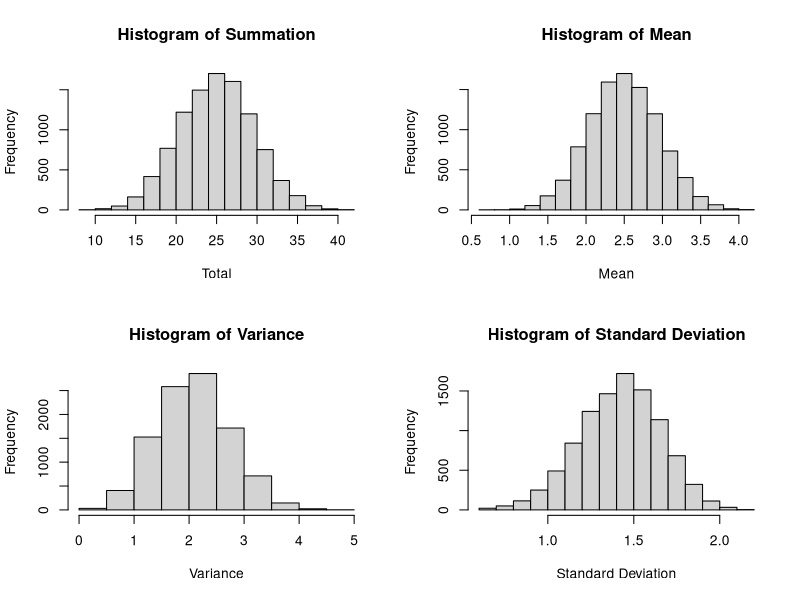
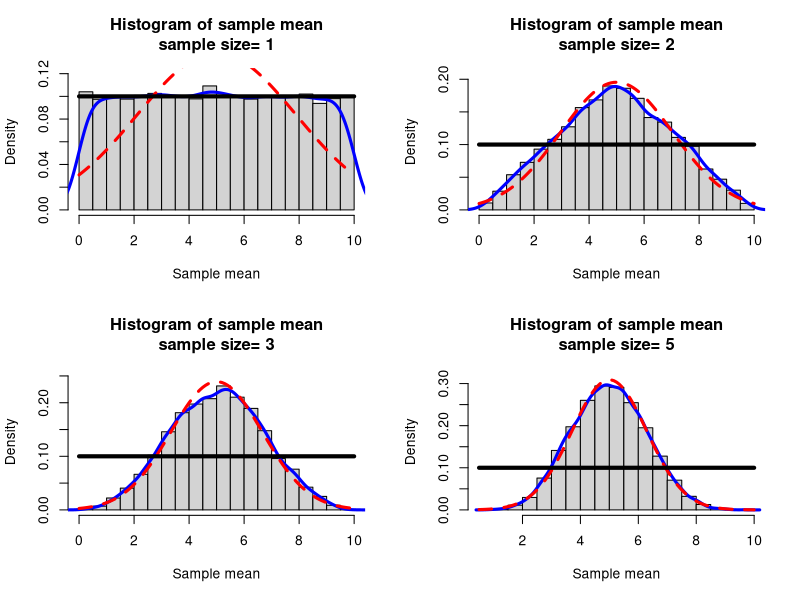
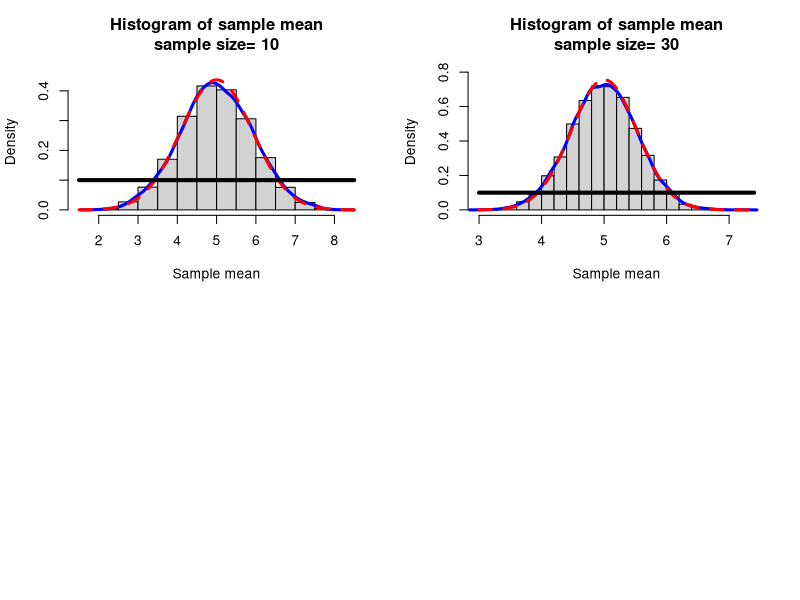
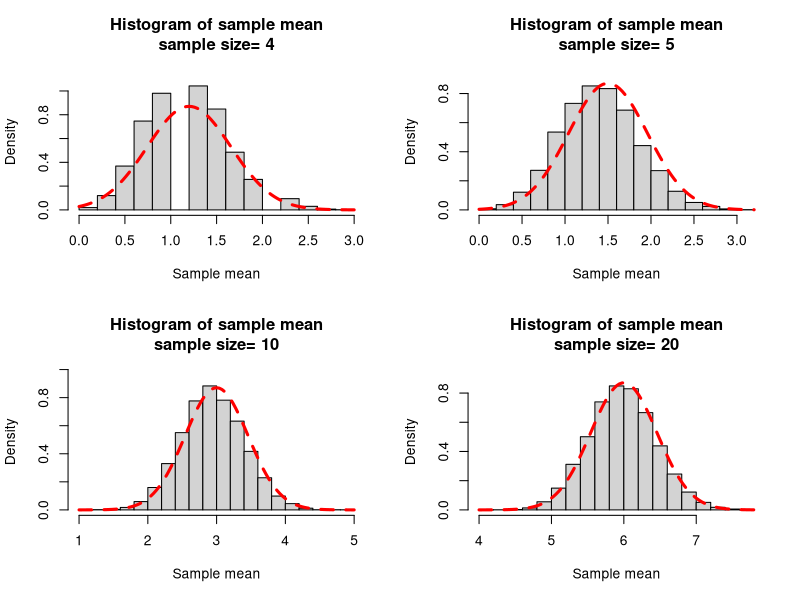
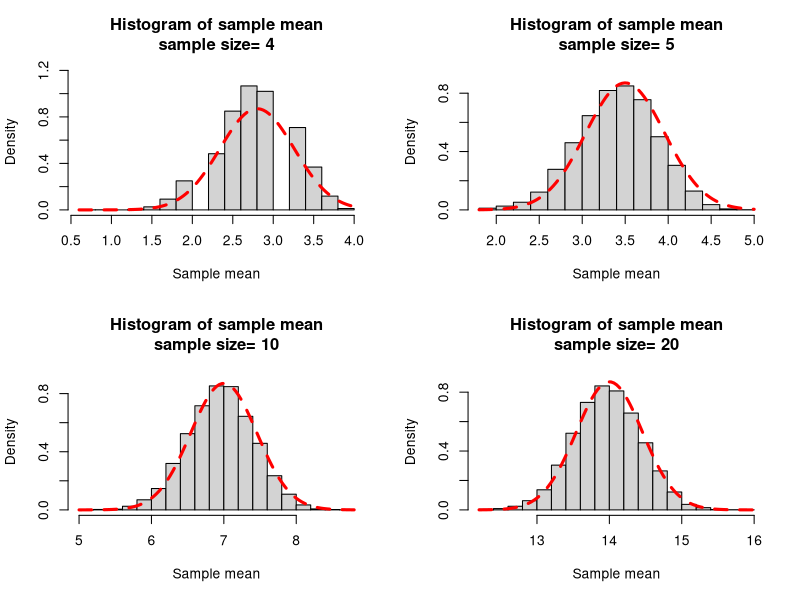
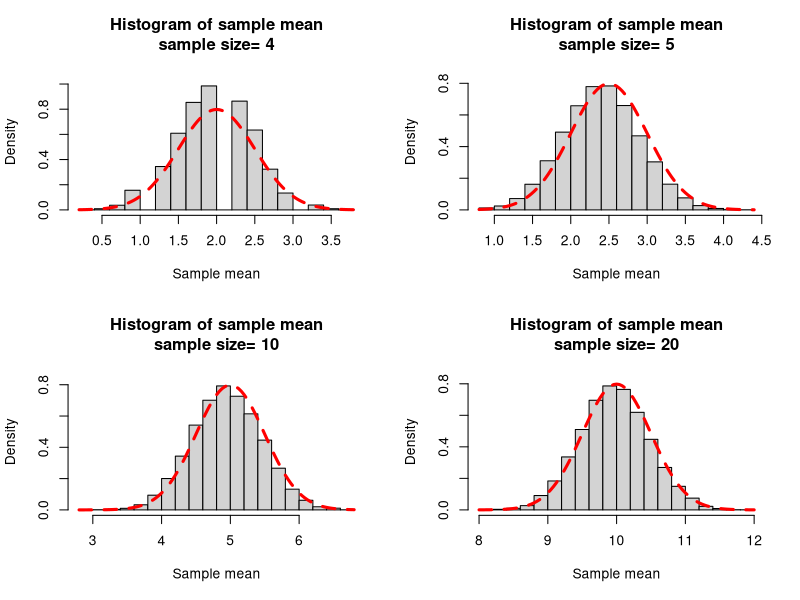
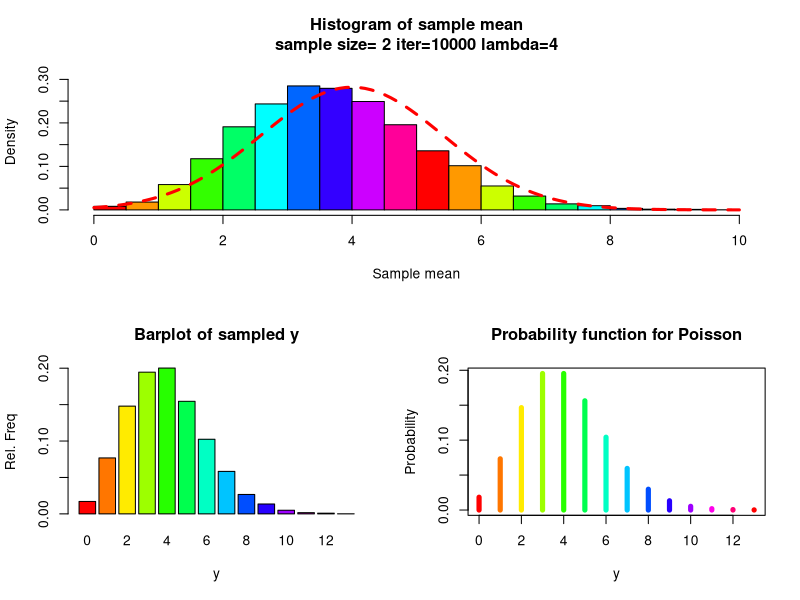
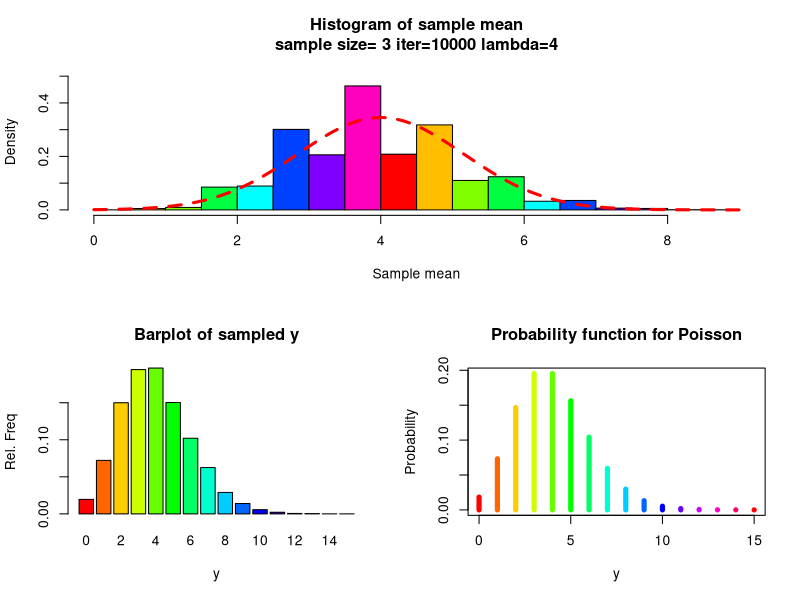

These figures' R source, in order:
# This file is creaed for Lab 8 on May 25th 2016

# Function Area

mycltsum=function(n,iter){
  y=runif(n*iter,0,5)
  data=matrix(y,nr=n,nc=iter,byrow=TRUE)
  sm=apply(data,2,sum)
  hist(sm, main="Histogram of Summation", xlab = "Total")
  Expmean =  mean(sm)
  Expvar= var(sm)
  Calmean = n * 0.5 *(5+0)
  Calvar = n * 1/12 * (5-0)^2
  return(list(Expmean = Expmean, Calmean = Calmean, Expvar= Expvar, Calvar =Calvar))
}

mycltmean=function(n,iter){
  y=runif(n*iter,0,5)
  data=matrix(y,nr=n,nc=iter,byrow=TRUE)
  sm=apply(data,2,mean)
  hist(sm, main="Histogram of Mean", xlab = "Mean")
  Expmean = mean(sm)
  Expvar= var(sm)
  Calmean = 0.5 *(5+0)
  Calvar = 1/12 * (5-0)^2 / n
  return(list(Expmean = Expmean, Calmean = Calmean, Expvar= Expvar, Calvar =Calvar))
  }

mycltvar=function(n,iter){
  y=runif(n*iter,0,5)
  data=matrix(y,nr=n,nc=iter,byrow=TRUE)
  sm=apply(data,2,var)
  hist(sm, main="Histogram of Variance", xlab = "Variance")
  Expmean = mean(sm)
  Expvar= var(sm)
  Calmean = n * 0.5 *(5+0)
  Calvar = n * 1/12 * (5-0)^2
  return(list(Expmean = Expmean, Calmean = Calmean, Expvar= Expvar, Calvar =Calvar))
  }


mycltsd=function(n,iter){
  y=runif(n*iter,0,5)
  data=matrix(y,nr=n,nc=iter,byrow=TRUE)
  sm=apply(data,2,sd)
  hist(sm, main="Histogram of Standard Deviation", xlab = "Standard Deviation")
  Expmean = mean(sm)
  Expvar= var(sm)
  Calmean = n * 0.5 *(5+0)
  Calvar = n * 1/12 * (5-0)^2
  return(list(Expmean = Expmean, Calmean = Calmean, Expvar= Expvar, Calvar =Calvar))
  }


################### uniform ##########################
### CLT uniform 
## my Central Limit Function
## Notice that I have assigned default values which can be changed when the function is called
mycltu=function(n,iter,a=0,b=10){
  ## r-random sample from the uniform
  y=runif(n*iter,a,b)
  ## Place these numbers into a matrix
  ## The columns will correspond to the iteration and the rows will equal the sample size n
  data=matrix(y,nr=n,nc=iter,byrow=TRUE)
  ## apply the function mean to the columns (2) of the matrix
  ## these are placed in a vector w
  w=apply(data,2,mean)
  ## We will make a histogram of the values in w
  ## How high should we make y axis?
  ## All the values used to make a histogram are placed in param (nothing is plotted yet)
  param=hist(w,plot=FALSE)
  ## Since the histogram will be a density plot we will find the max density
  
  ymax=max(param$density)
  ## To be on the safe side we will add 10% more to this
  ymax=1.1*ymax
  ## Now we can make the histogram
  hist(w,freq=FALSE,  ylim=c(0,ymax), main=paste("Histogram of sample mean",
                                                 "\n", "sample size= ",n,sep=""),xlab="Sample mean")
  ## add a density curve made from the sample distribution
  lines(density(w),col="Blue",lwd=3) # add a density plot
  ## Add a theoretical normal curve 
  curve(dnorm(x,mean=(a+b)/2,sd=(b-a)/(sqrt(12*n))),add=TRUE,col="Red",lty=2,lwd=3) # add a theoretical curve
  ## Add the density from which the samples were taken
  curve(dunif(x,a,b),add=TRUE,lwd=4)
  
}

##############################  Binomial #########


## CLT Binomial
## CLT will work with discrete or continuous distributions 
## my Central Limit Function
## Notice that I have assigned default values which can be changed when the function is called

mycltb=function(n,iter,p=0.5,...){
  
  ## r-random sample from the Binomial
  y=rbinom(n*iter,size=n,prob=p)
  ## Place these numbers into a matrix
  ## The columns will correspond to the iteration and the rows will equal the sample size n
  data=matrix(y,nr=n,nc=iter,byrow=TRUE)
  ## apply the function mean to the columns (2) of the matrix
  ## these are placed in a vector w
  w=apply(data,2,mean)
  ## We will make a histogram of the values in w
  ## How high should we make y axis?
  ## All the values used to make a histogram are placed in param (nothing is plotted yet)
  param=hist(w,plot=FALSE)
  ## Since the histogram will be a density plot we will find the max density
  
  ymax=max(param$density)
  ## To be on the safe side we will add 10% more to this
  ymax=1.1*ymax
  
  ## Now we can make the histogram
  ## freq=FALSE means take a density
  hist(w,freq=FALSE,  ylim=c(0,ymax),
       main=paste("Histogram of sample mean","\n", "sample size= ",n,sep=""),
       xlab="Sample mean",...)
  ## add a density curve made from the sample distribution
  #lines(density(w),col="Blue",lwd=3) # add a density plot
  ## Add a theoretical normal curve 
  curve(dnorm(x,mean=n*p,sd=sqrt(p*(1-p))),add=TRUE,col="Red",lty=2,lwd=3) 
  
}


####### Poisson ######################

## CLT Poisson
## CLT will work with discrete or continuous distributions 
## my Central Limit Function
## Notice that I have assigned default values which can be changed when the function is called

mycltp=function(n,iter,lambda=10,...){
  
  ## r-random sample from the Poisson
  y=rpois(n*iter,lambda=lambda)
  ## Place these numbers into a matrix
  ## The columns will correspond to the iteration and the rows will equal the sample size n
  data=matrix(y,nr=n,nc=iter,byrow=TRUE)
  ## apply the function mean to the columns (2) of the matrix
  ## these are placed in a vector w
  w=apply(data,2,mean)
  ## We will make a histogram of the values in w
  ## How high should we make y axis?
  ## All the values used to make a histogram are placed in param (nothing is plotted yet)
  param=hist(w,plot=FALSE)
  ## Since the histogram will be a density plot we will find the max density
  
  ymax=max(param$density)
  ## To be on the safe side we will add 10% more to this
  ymax=1.1*ymax
  
  ## Make a suitable layout for graphing
  layout(matrix(c(1,1,2,3),nr=2,nc=2, byrow=TRUE))
  
  ## Now we can make the histogram
  hist(w,freq=FALSE,  ylim=c(0,ymax), col=rainbow(max(w)),
       main=paste("Histogram of sample mean","\n", "sample size= ",n," iter=",iter," lambda=",lambda,sep=""),
       xlab="Sample mean",...)
  ## add a density curve made from the sample distribution
  #lines(density(w),col="Blue",lwd=3) # add a density plot
  ## Add a theoretical normal curve 
  curve(dnorm(x,mean=lambda,sd=sqrt(lambda/n)),add=TRUE,col="Red",lty=2,lwd=3) # add a theoretical curve
  
  # Now make a new plot
  # Since y is discrete we should use a barplot
  barplot(table(y)/(n*iter),col=rainbow(max(y)), main="Barplot of sampled y", ylab ="Rel. Freq",xlab="y" )
  x=0:max(y)
  plot(x,dpois(x,lambda=lambda),type="h",lwd=5,col=rainbow(max(y)),
       main="Probability function for Poisson", ylab="Probability",xlab="y")
}






# Task 1

getwd()


# Task 2

windows()
layout(matrix(1:4,nr=2,nc=2,byrow = TRUE))
mycltsum(n=10,iter=10000)
mycltmean(n=10,iter=10000)
mycltvar(n=10,iter=10000)
mycltsd(n=10,iter=10000)



# Task 3
 
mycltu(n = 1, iter = 10000, a = 0, b = 10)
mycltu(n = 2, iter = 10000, a = 0, b = 10)
mycltu(n = 3, iter = 10000, a = 0, b = 10)
mycltu(n = 5, iter = 10000, a = 0, b = 10)
mycltu(n = 10, iter = 10000, a = 0, b = 10)
mycltu(n = 30, iter = 10000, a = 0, b = 10)



# Task 4

windows()
layout(matrix(1:4,nr=2,nc=2,byrow = TRUE))
mycltb(n = 4, iter = 10000, p = 0.3)
mycltb(n = 5, iter = 10000, p = 0.3)
mycltb(n = 10, iter = 10000, p = 0.3)
mycltb(n = 20, iter = 10000, p = 0.3)

windows()
layout(matrix(1:4,nr=2,nc=2,byrow = TRUE))
prob = 0.7
mycltb(n = 4, iter = 10000, p = prob)
mycltb(n = 5, iter = 10000, p = prob)
mycltb(n = 10, iter = 10000, p = prob)
mycltb(n = 20, iter = 10000, p = prob)

windows()
layout(matrix(1:4,nr=2,nc=2,byrow = TRUE))
prob = 0.5
mycltb(n = 4, iter = 10000, p = prob)
mycltb(n = 5, iter = 10000, p = prob)
mycltb(n = 10, iter = 10000, p = prob)
mycltb(n = 20, iter = 10000, p = prob)



# Task 5

windows()
mycltp(n = 2,iter = 10000, lambda = 4)
mycltp(n = 3,iter = 10000, lambda = 4)
mycltp(n = 5,iter = 10000, lambda = 4)
mycltp(n = 10,iter = 10000, lambda = 4)
mycltp(n = 20,iter = 10000, lambda = 4)


windows()
mycltp(n = 2,iter = 10000, lambda = 10)
mycltp(n = 3,iter = 10000, lambda = 10)
mycltp(n = 5,iter = 10000, lambda = 10)
mycltp(n = 10,iter = 10000, lambda = 10)
mycltp(n = 20,iter = 10000, lambda = 10)



# Task 6

mycltpsum = function(n, iter, lambda = 10, ...){
  
  y = rpois(n*iter, lambda = lambda)
  data = matrix(y, nr= n, nc = iter, byrow = TRUE)
  w = apply(data, 2, sum)
  param = hist(w, plot = FALSE)
  
  ymax = 1.1 * max(param$density)
  
  layout(matrix(c(1,1,2,3), nr = 2, nc = 2, byrow = TRUE))
  
  hist(w, freq = FALSE,  ylim = c(0,ymax), col = rainbow (min(15, length(param$mids))),
       main=paste("Histogram of sample sum","\n", "sample size= ",n," iter=",iter," lambda=",lambda,sep=""),
       xlab="Sample mean")
  curve(dnorm(x, mean = n * lambda, sd = sqrt(lambda * n)),
        add = TRUE, col = "Red", lty = 2, lwd = 3) # add a theoretical curve
  
 barplot(table(y)/(n*iter), col = rainbow(max(y)), main="Barplot of sampled y", ylab ="Rel. Freq",xlab="y" )
  x=0:max(y)
  plot(x,dpois(x,lambda=lambda),type="h",lwd=5,col=rainbow(max(y)),
       main="Probability function for Poisson", ylab="Probability",xlab="y")
}

windows()
mycltpsum(n = 50,iter = 10000, lambda = 10)

